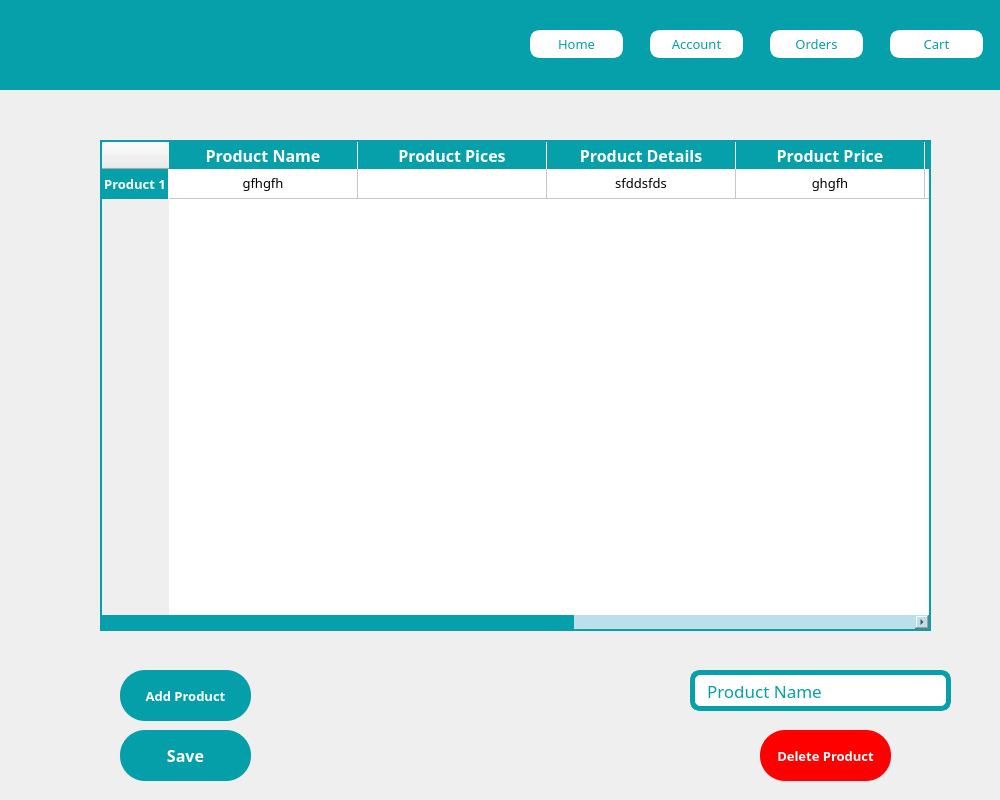
<?xml version="1.0" encoding="UTF-8"?>
<ui version="4.0">
 <class>MainWindow</class>
 <widget class="QMainWindow" name="MainWindow">
  <property name="geometry">
   <rect>
    <x>0</x>
    <y>0</y>
    <width>1000</width>
    <height>800</height>
   </rect>
  </property>
  <property name="windowTitle">
   <string>MainWindow</string>
  </property>
  <widget class="QWidget" name="centralwidget">
   <widget class="QPushButton" name="category1_account_pushButton">
    <property name="geometry">
     <rect>
      <x>650</x>
      <y>30</y>
      <width>93</width>
      <height>28</height>
     </rect>
    </property>
    <property name="font">
     <font>
      <family>Sans Serif Collection</family>
      <pointsize>10</pointsize>
     </font>
    </property>
    <property name="styleSheet">
     <string notr="true">border: 5px solid white;
background-color: rgb(255, 255, 255);
color: rgb(5, 159, 169);
border-radius:10px;
</string>
    </property>
    <property name="text">
     <string>Account</string>
    </property>
    <property name="icon">
     <iconset>
      <normaloff>../../../../pyqt5/MATELRIAL/IMG/account.jpg</normaloff>../../../../pyqt5/MATELRIAL/IMG/account.jpg</iconset>
    </property>
    <property name="iconSize">
     <size>
      <width>20</width>
      <height>20</height>
     </size>
    </property>
   </widget>
   <widget class="QPushButton" name="category1_home_pushButton">
    <property name="geometry">
     <rect>
      <x>530</x>
      <y>30</y>
      <width>93</width>
      <height>28</height>
     </rect>
    </property>
    <property name="font">
     <font>
      <family>Sans Serif Collection</family>
      <pointsize>10</pointsize>
     </font>
    </property>
    <property name="styleSheet">
     <string notr="true">border: 5px solid white;
background-color: rgb(255, 255, 255);
color: rgb(5, 159, 169);
border-radius:10px;
</string>
    </property>
    <property name="text">
     <string>Home</string>
    </property>
    <property name="icon">
     <iconset>
      <normaloff>../../../../pyqt5/MATELRIAL/IMG/icons8-home-1000.png</normaloff>../../../../pyqt5/MATELRIAL/IMG/icons8-home-1000.png</iconset>
    </property>
    <property name="iconSize">
     <size>
      <width>20</width>
      <height>20</height>
     </size>
    </property>
   </widget>
   <widget class="QPushButton" name="product_buy_pushButton_4">
    <property name="enabled">
     <bool>true</bool>
    </property>
    <property name="geometry">
     <rect>
      <x>120</x>
      <y>730</y>
      <width>131</width>
      <height>51</height>
     </rect>
    </property>
    <property name="font">
     <font>
      <family>Sans Serif Collection</family>
      <pointsize>12</pointsize>
      <weight>75</weight>
      <bold>true</bold>
     </font>
    </property>
    <property name="styleSheet">
     <string notr="true">QPushButton:disabled {
color:#cbcbcb;
border:3px solid #cbcbcb;
border-radius:25px;
}
QPushButton:enabled {
background-color:rgb(5, 159, 169);
color: white;
border-radius:25px;
}

QPushButton:hover {
color:rgb(5, 159, 169);
background-color:white;
border:3px solid rgb(5, 159, 169);
border-radius:25px;
}</string>
    </property>
    <property name="text">
     <string>Save</string>
    </property>
    <property name="iconSize">
     <size>
      <width>30</width>
      <height>30</height>
     </size>
    </property>
   </widget>
   <widget class="QPushButton" name="product_buy_pushButton">
    <property name="geometry">
     <rect>
      <x>120</x>
      <y>670</y>
      <width>131</width>
      <height>51</height>
     </rect>
    </property>
    <property name="font">
     <font>
      <family>Sans Serif Collection</family>
      <pointsize>10</pointsize>
      <weight>75</weight>
      <bold>true</bold>
     </font>
    </property>
    <property name="styleSheet">
     <string notr="true">QPushButton:disabled {
color:#cbcbcb;
border:3px solid #cbcbcb;
border-radius:25px;
}
QPushButton:enabled {
background-color:rgb(5, 159, 169);
color: white;
border-radius:25px;
}
QPushButton:hover {
color:rgb(5, 159, 169);
background-color:white;
border:3px solid rgb(5, 159, 169);
border-radius:25px;
}
</string>
    </property>
    <property name="text">
     <string>Add Product</string>
    </property>
    <property name="iconSize">
     <size>
      <width>30</width>
      <height>30</height>
     </size>
    </property>
   </widget>
   <widget class="QLabel" name="category1_b3b3Logo_label">
    <property name="geometry">
     <rect>
      <x>20</x>
      <y>10</y>
      <width>80</width>
      <height>80</height>
     </rect>
    </property>
    <property name="styleSheet">
     <string notr="true">background-color: transparent;</string>
    </property>
    <property name="text">
     <string/>
    </property>
    <property name="pixmap">
     <pixmap>../../../../pyqt5/MATELRIAL/IMG/Logo.jpg</pixmap>
    </property>
    <property name="scaledContents">
     <bool>true</bool>
    </property>
   </widget>
   <widget class="QPushButton" name="category1_cart_pushButton">
    <property name="geometry">
     <rect>
      <x>890</x>
      <y>30</y>
      <width>93</width>
      <height>28</height>
     </rect>
    </property>
    <property name="font">
     <font>
      <family>Sans Serif Collection</family>
      <pointsize>10</pointsize>
     </font>
    </property>
    <property name="styleSheet">
     <string notr="true">

QPushButton{
border: 5px solid white;
background-color: rgb(255, 255, 255);
color: rgb(5, 159, 169);
border-radius:10px;
}

</string>
    </property>
    <property name="text">
     <string>Cart</string>
    </property>
    <property name="icon">
     <iconset>
      <normaloff>../../../../pyqt5/MATELRIAL/IMG/icons8-cart-48.png</normaloff>../../../../pyqt5/MATELRIAL/IMG/icons8-cart-48.png</iconset>
    </property>
    <property name="iconSize">
     <size>
      <width>30</width>
      <height>30</height>
     </size>
    </property>
   </widget>
   <widget class="QPushButton" name="category1_orders_pushButton">
    <property name="geometry">
     <rect>
      <x>770</x>
      <y>30</y>
      <width>93</width>
      <height>28</height>
     </rect>
    </property>
    <property name="font">
     <font>
      <family>Sans Serif Collection</family>
      <pointsize>10</pointsize>
     </font>
    </property>
    <property name="styleSheet">
     <string notr="true">border: 5px solid white;
background-color: rgb(255, 255, 255);
color: rgb(5, 159, 169);
border-radius:10px;
</string>
    </property>
    <property name="text">
     <string>Orders</string>
    </property>
    <property name="icon">
     <iconset>
      <normaloff>../../../../pyqt5/MATELRIAL/IMG/orders.jpg</normaloff>../../../../pyqt5/MATELRIAL/IMG/orders.jpg</iconset>
    </property>
    <property name="iconSize">
     <size>
      <width>30</width>
      <height>30</height>
     </size>
    </property>
   </widget>
   <widget class="QTableWidget" name="tableWidget">
    <property name="geometry">
     <rect>
      <x>100</x>
      <y>140</y>
      <width>831</width>
      <height>491</height>
     </rect>
    </property>
    <property name="font">
     <font>
      <family>Sans Serif Collection</family>
      <pointsize>10</pointsize>
      <weight>50</weight>
      <italic>false</italic>
      <bold>false</bold>
      <underline>false</underline>
     </font>
    </property>
    <property name="cursor" stdset="0">
     <cursorShape>ArrowCursor</cursorShape>
    </property>
    <property name="mouseTracking">
     <bool>false</bool>
    </property>
    <property name="layoutDirection">
     <enum>Qt::LeftToRight</enum>
    </property>
    <property name="autoFillBackground">
     <bool>false</bool>
    </property>
    <property name="styleSheet">
     <string notr="true">QHeaderView::section {
    background-color: #06a0aa ;
    color: white;
	border: none;
	border-right: 1px solid white;
}
QTableView {
	 border: 2px solid #06a0aa;
}
QTableView::item:focus{
    border: 2px solid #06a0aa;
	color: #06a0aa;
	background-color: rgb(212, 212, 212);
}
QScrollBar:vertical {
    background: rgb(188, 224, 235);
}
 QScrollBar::handle:vertical {
    background: rgb(71, 153, 176);
 }
QScrollBar:horizontal {
    background:rgb(188, 224, 235);
}
 QScrollBar::handle:horizontal {
    background: #06a0aa;
 }</string>
    </property>
    <property name="frameShape">
     <enum>QFrame::Box</enum>
    </property>
    <property name="lineWidth">
     <number>1</number>
    </property>
    <property name="autoScrollMargin">
     <number>16</number>
    </property>
    <property name="dragEnabled">
     <bool>false</bool>
    </property>
    <property name="alternatingRowColors">
     <bool>false</bool>
    </property>
    <property name="selectionBehavior">
     <enum>QAbstractItemView::SelectItems</enum>
    </property>
    <property name="sortingEnabled">
     <bool>true</bool>
    </property>
    <property name="columnCount">
     <number>7</number>
    </property>
    <attribute name="horizontalHeaderVisible">
     <bool>true</bool>
    </attribute>
    <attribute name="horizontalHeaderCascadingSectionResizes">
     <bool>false</bool>
    </attribute>
    <attribute name="horizontalHeaderMinimumSectionSize">
     <number>35</number>
    </attribute>
    <attribute name="horizontalHeaderDefaultSectionSize">
     <number>189</number>
    </attribute>
    <attribute name="horizontalHeaderHighlightSections">
     <bool>true</bool>
    </attribute>
    <attribute name="horizontalHeaderShowSortIndicator" stdset="0">
     <bool>true</bool>
    </attribute>
    <attribute name="horizontalHeaderStretchLastSection">
     <bool>true</bool>
    </attribute>
    <attribute name="verticalHeaderVisible">
     <bool>true</bool>
    </attribute>
    <attribute name="verticalHeaderCascadingSectionResizes">
     <bool>false</bool>
    </attribute>
    <attribute name="verticalHeaderStretchLastSection">
     <bool>false</bool>
    </attribute>
    <row>
     <property name="text">
      <string>Product 1</string>
     </property>
     <property name="font">
      <font>
       <family>Sans Serif Collection</family>
       <pointsize>10</pointsize>
       <weight>75</weight>
       <bold>true</bold>
      </font>
     </property>
     <property name="textAlignment">
      <set>AlignCenter</set>
     </property>
    </row>
    <column>
     <property name="text">
      <string>Product Name</string>
     </property>
     <property name="font">
      <font>
       <family>Sans Serif Collection</family>
       <pointsize>12</pointsize>
       <weight>75</weight>
       <bold>true</bold>
      </font>
     </property>
     <property name="foreground">
      <brush brushstyle="SolidPattern">
       <color alpha="255">
        <red>6</red>
        <green>160</green>
        <blue>170</blue>
       </color>
      </brush>
     </property>
    </column>
    <column>
     <property name="text">
      <string>Product Pices</string>
     </property>
     <property name="font">
      <font>
       <family>Sans Serif Collection</family>
       <pointsize>12</pointsize>
       <weight>75</weight>
       <bold>true</bold>
      </font>
     </property>
    </column>
    <column>
     <property name="text">
      <string>Product Details</string>
     </property>
     <property name="font">
      <font>
       <family>Sans Serif Collection</family>
       <pointsize>12</pointsize>
       <weight>75</weight>
       <bold>true</bold>
      </font>
     </property>
     <property name="foreground">
      <brush brushstyle="SolidPattern">
       <color alpha="255">
        <red>6</red>
        <green>160</green>
        <blue>170</blue>
       </color>
      </brush>
     </property>
    </column>
    <column>
     <property name="text">
      <string>Product Price</string>
     </property>
     <property name="font">
      <font>
       <family>Sans Serif Collection</family>
       <pointsize>12</pointsize>
       <weight>75</weight>
       <bold>true</bold>
      </font>
     </property>
     <property name="foreground">
      <brush brushstyle="SolidPattern">
       <color alpha="255">
        <red>6</red>
        <green>159</green>
        <blue>169</blue>
       </color>
      </brush>
     </property>
    </column>
    <column>
     <property name="text">
      <string>Product Discount</string>
     </property>
     <property name="font">
      <font>
       <family>Sans Serif Collection</family>
       <pointsize>12</pointsize>
       <weight>75</weight>
       <bold>true</bold>
      </font>
     </property>
    </column>
    <column>
     <property name="text">
      <string>Product Image</string>
     </property>
     <property name="font">
      <font>
       <family>Sans Serif Collection</family>
       <pointsize>12</pointsize>
       <weight>75</weight>
       <bold>true</bold>
      </font>
     </property>
     <property name="foreground">
      <brush brushstyle="SolidPattern">
       <color alpha="255">
        <red>6</red>
        <green>160</green>
        <blue>170</blue>
       </color>
      </brush>
     </property>
    </column>
    <column>
     <property name="text">
      <string>Category name</string>
     </property>
     <property name="font">
      <font>
       <family>Sans Serif Collection</family>
       <pointsize>12</pointsize>
       <weight>75</weight>
       <bold>true</bold>
      </font>
     </property>
    </column>
    <item row="0" column="0">
     <property name="text">
      <string>gfhgfh</string>
     </property>
     <property name="textAlignment">
      <set>AlignCenter</set>
     </property>
    </item>
    <item row="0" column="2">
     <property name="text">
      <string>sfddsfds</string>
     </property>
     <property name="textAlignment">
      <set>AlignCenter</set>
     </property>
    </item>
    <item row="0" column="3">
     <property name="text">
      <string>ghgfh</string>
     </property>
     <property name="textAlignment">
      <set>AlignCenter</set>
     </property>
    </item>
    <item row="0" column="5">
     <property name="text">
      <string>gfhgfh</string>
     </property>
     <property name="textAlignment">
      <set>AlignCenter</set>
     </property>
    </item>
   </widget>
   <widget class="QLabel" name="category1_background_label">
    <property name="geometry">
     <rect>
      <x>-10</x>
      <y>0</y>
      <width>1121</width>
      <height>90</height>
     </rect>
    </property>
    <property name="styleSheet">
     <string notr="true">background-color:rgb(6, 160, 170);</string>
    </property>
    <property name="text">
     <string/>
    </property>
   </widget>
   <widget class="QPushButton" name="product_buy_pushButton_3">
    <property name="geometry">
     <rect>
      <x>760</x>
      <y>730</y>
      <width>131</width>
      <height>51</height>
     </rect>
    </property>
    <property name="font">
     <font>
      <family>Sans Serif Collection</family>
      <pointsize>10</pointsize>
      <weight>75</weight>
      <bold>true</bold>
     </font>
    </property>
    <property name="styleSheet">
     <string notr="true">QPushButton:hover {
color:red;
background-color:white;
border:3px solid red;
border-radius:25px;
}
QPushButton{
background-color:red;
color: white;
border-radius:25px;
}

</string>
    </property>
    <property name="text">
     <string>Delete Product</string>
    </property>
    <property name="iconSize">
     <size>
      <width>30</width>
      <height>30</height>
     </size>
    </property>
   </widget>
   <widget class="QLineEdit" name="login_email_lineEdit">
    <property name="geometry">
     <rect>
      <x>690</x>
      <y>670</y>
      <width>261</width>
      <height>41</height>
     </rect>
    </property>
    <property name="font">
     <font>
      <family>Sans Serif Collection</family>
      <pointsize>13</pointsize>
     </font>
    </property>
    <property name="styleSheet">
     <string notr="true">background-color:white;
border: 5px solid rgb(6, 160, 170);
color: rgb(6, 160, 170);
border-radius:10px;
padding-left:10px;</string>
    </property>
    <property name="text">
     <string>Product Name</string>
    </property>
   </widget>
   <zorder>category1_background_label</zorder>
   <zorder>category1_account_pushButton</zorder>
   <zorder>category1_home_pushButton</zorder>
   <zorder>product_buy_pushButton_4</zorder>
   <zorder>product_buy_pushButton</zorder>
   <zorder>category1_b3b3Logo_label</zorder>
   <zorder>category1_cart_pushButton</zorder>
   <zorder>category1_orders_pushButton</zorder>
   <zorder>tableWidget</zorder>
   <zorder>product_buy_pushButton_3</zorder>
   <zorder>login_email_lineEdit</zorder>
  </widget>
 </widget>
 <resources/>
 <connections/>
</ui>
